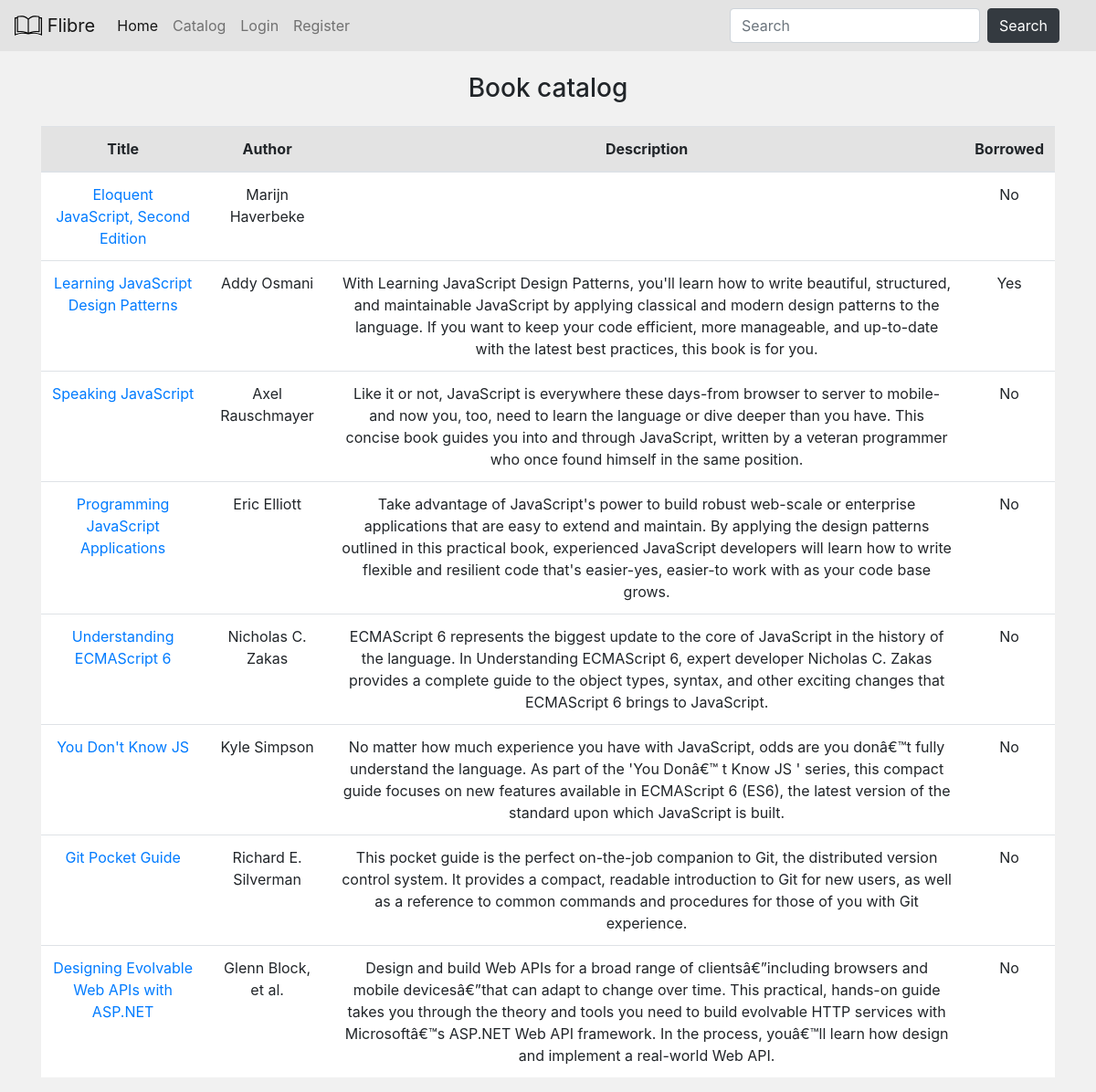
Page /catalog/books on the committed database.
### db_models.py (models this page shows, shortened)
class Book(Base):
    __tablename__ = 'books'
    id = Column(Integer, primary_key=True)
    author = Column(String(255))
    description = Column(String(1000))
    isbn = Column(Integer)
    pages = Column(Integer)
    published = Column(String(10))
    publisher = Column(String(255))
    subtitle = Column(String(255))
    title = Column(String(255))
    website = Column(String(255))
    user_id = Column(Integer, ForeignKey('users.id'))
    user_ref = relationship('User', back_populates='book_ref')

### routes.py (the view)
@app.route('/catalog/books')
def books():
    db_session = get_session()
    all_books = db_session.query(Book).all()
    context = get_default_context()
    context['books'] = all_books
    return render_template('catalog.html', **context)

### routes.py (called while the page is built)
def get_session(echo=False):
    engine = create_engine('sqlite:///db/database.db', echo=echo)
    db_session = sessionmaker(bind=engine)
    return db_session()

def get_default_context():
    permission_lvl = get_user_auth_lvl()
    context = {'permission_lvl': permission_lvl,
               'user_id': session.get('user_id'),
               'username': session.get('username')}
    return context

def get_user_auth_lvl():
    if not session.get('user_id'):
        return 3
    db_session = get_session()
    user_data = db_session.query(User.permission_lvl) \
                .filter(User.username == session.get('username')) \
                .one()
    return user_data.permission_lvl

### templates/catalog.html (shortened to what this page needs)
{% extends 'layout.html' %}
{% block content %}
<h3 class="mb-4 text-center">Book catalog</h3>
<table class="table text-center">
  <thead class="x-thead-dark">
  <tr>
    <th scope="col">Title</th>
    <th scope="col">Author</th>
    <th scope="col">Description</th>
    <th scope="col">Borrowed</th>
  </tr>
  </thead>
  {% for book in books %}
  <tr>
    <td scope="row"><a href="/catalog/books/{{ book['id'] }}">{{ book['title'] }}</a></td>
    <td scope="row">{{ book['author'] }}</td>
    <td scope="row">{{ book['description'] }}</td>
    {% if book['user_id'] != None %}
    <td scope="row">Yes</td>
    {% else %}
    <td scope="row">No</td>
    {% endif %}
  </tr>
  {% endfor %}
</table>
{% endblock %}

### static/style.css (style rules this page uses)
body { background-color: #f1f1f1; }
.table .x-thead-dark th { background-color:#e3e3e3; }
.table tr { background-color:#fff; }

### rows in the picture
Book: title "Eloquent JavaScript, Second Edition", author "Marijn Haverbeke", shows "No"
Book: title "Learning JavaScript Design Patterns", author "Addy Osmani", description "With Learning JavaScript Design Patterns, you'll learn how to write beautiful, structured, and maintainable JavaScript by applying classical and modern design patterns to the language. If you want to keep your code efficient, more manageable, and up-to-date with the latest best practices, this book is for you.", shows "Yes"
Book: title "Speaking JavaScript", author "Axel Rauschmayer", description "Like it or not, JavaScript is everywhere these days-from browser to server to mobile-and now you, too, need to learn the language or dive deeper than you have. This concise book guides you into and through JavaScript, written by a veteran programmer who once found himself in the same position.", shows "No"
Book: title "Programming JavaScript Applications", author "Eric Elliott", description "Take advantage of JavaScript's power to build robust web-scale or enterprise applications that are easy to extend and maintain. By applying the design patterns outlined in this practical book, experienced JavaScript developers will learn how to write flexible and resilient code that's easier-yes, easier-to work with as your code base grows.", shows "No"
Book: title "Understanding ECMAScript 6", author "Nicholas C. Zakas", description "ECMAScript 6 represents the biggest update to the core of JavaScript in the history of the language. In Understanding ECMAScript 6, expert developer Nicholas C. Zakas provides a complete guide to the object types, syntax, and other exciting changes that ECMAScript 6 brings to JavaScript.", shows "No"
Book: title "You Don't Know JS", author "Kyle Simpson", description "No matter how much experience you have with JavaScript, odds are you donâ€™t fully understand the language. As part of the 'You Donâ€™ t Know JS ' series, this compact guide focuses on new features available in ECMAScript 6 (ES6), the latest version of the standard upon which JavaScript is built."
Book: title "Git Pocket Guide", author "Richard E. Silverman", description "This pocket guide is the perfect on-the-job companion to Git, the distributed version control system. It provides a compact, readable introduction to Git for new users, as well as a reference to common commands and procedures for those of you with Git experience.", shows "No"
Book: title "Designing Evolvable Web APIs with ASP.NET", author "Glenn Block, et al.", description "Design and build Web APIs for a broad range of clientsâ€”including browsers and mobile devicesâ€”that can adapt to change over time. This practical, hands-on guide takes you through the theory and tools you need to build evolvable HTTP services with Microsoftâ€™s ASP.NET Web API framework. In the process, youâ€™ll learn how design and implement a real-world Web API.", shows "No"
